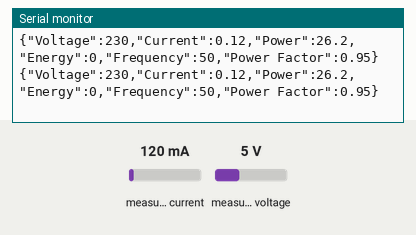
Bench run of a sketch on a simulated Arduino Uno, built with avr-gcc and run on an emulated ATmega328P. On the bench: the last lines printed to the serial monitor. Inputs (shaded band) come from the test bench; at power-on: measured current 120 mA, measured voltage 5 V.

Above: at 1.2 s.
1.3 s: measured current set to 40 mA
At 2.6 s:
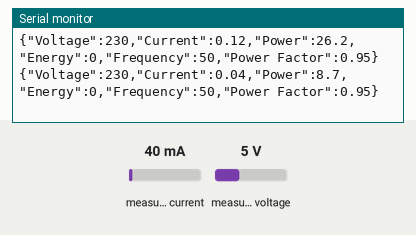
2.8 s: measured voltage set to 0.3 V
At 3.6 s:
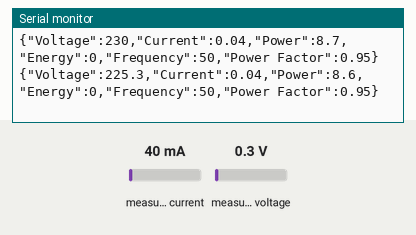
4.3 s: measured current set to 500 mA
At 5.2 s:
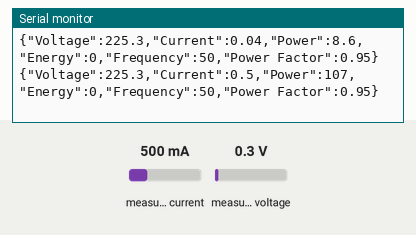
Timing chart, 0 to 7.3 s (numbered marks = the images above; inputs shaded):
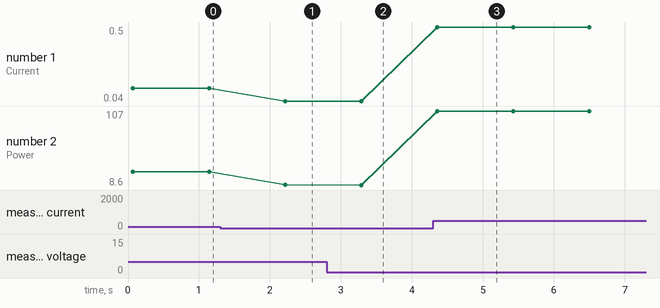

Measured:
- after the input at 1.3 s, the serial monitor: prints a new line after 0.91 s (image 1)
- after the input at 2.8 s, the serial monitor: prints a new line after 0.49 s (image 2)
- after the input at 4.3 s, the serial monitor: prints a new line after 0.06 s (image 3)
- plotted number 1: 0.12 → 0.04 after the input at 1.3 s, 0.04 → 0.5 after the input at 4.3 s
- plotted number 2: 26.2 → 8.7 after the input at 1.3 s, 8.7 → 8.6 after the input at 2.8 s, 8.6 → 107 after the input at 4.3 s

The sketch:

PZEMSoftwareSerial.ino
```cpp
// (licence header left out)
#include <PZEM004Tv30.h>
#include <SoftwareSerial.h>
#include <ArduinoJson.h>

#if defined(ESP32)
    #error "Software Serial is not supported on the ESP32"
#endif

/* Use software serial for the PZEM
 * Pin 12 Rx (Connects to the Tx pin on the PZEM)
 * Pin 13 Tx (Connects to the Rx pin on the PZEM)
*/
#if !defined(PZEM_RX_PIN) && !defined(PZEM_TX_PIN)
#define PZEM_RX_PIN 2
#define PZEM_TX_PIN 3
#endif


SoftwareSerial pzemSWSerial(PZEM_RX_PIN, PZEM_TX_PIN);
PZEM004Tv30 pzem(pzemSWSerial);

void setup() {
    /* Debugging serial */
    Serial.begin(115200);
}

void loop() {

    //Serial.print("Custom Address:");
    //Serial.println(pzem.readAddress(), HEX);

    // Read the data from the sensor
    float voltage = pzem.voltage();
    float current = pzem.current();
    float power = pzem.power();
    float energy = pzem.energy();
    float frequency = pzem.frequency();
    float pf = pzem.pf();

    // Check if the data is valid
    if(isnan(voltage)){
        Serial.println("Error reading voltage");
    } else if (isnan(current)) {
        Serial.println("Error reading current");
    } else if (isnan(power)) {
        Serial.println("Error reading power");
    } else if (isnan(energy)) {
        Serial.println("Error reading energy");
    } else if (isnan(frequency)) {
        Serial.println("Error reading frequency");
    } else if (isnan(pf)) {
        Serial.println("Error reading power factor");
    } else {

/*        // Print the values to the Serial console
        Serial.print("Voltage: ");      Serial.print(voltage);      Serial.println("V");
        Serial.print("Current: ");      Serial.print(current);      Serial.println("A");
        Serial.print("Power: ");        Serial.print(power);        Serial.println("W");
        Serial.print("Energy: ");       Serial.print(energy,3);     Serial.println("kWh");
        Serial.print("Frequency: ");    Serial.print(frequency, 1); Serial.println("Hz");
        Serial.print("PF: ");           Serial.println(pf);
    }
*/
    Serial.println();

        StaticJsonDocument<1000> doc;
          doc["Voltage"] = voltage;
          //Serial.println(percentage);
          doc["Current"] = current;
          //Serial.println(tdsValue,0);
          doc["Power"] = power;
          //Serial.println(Ph);
          doc["Energy"] = energy;
          //Serial.println(temperature);
          doc["Frequency"] = frequency;
          //Serial.println(percentage);
          doc["Power Factor"] = pf;
          serializeJson(doc,Serial); //print the json object named "doc" to the serial monitor inside the serial buffer
          delay(1000);
}
}
```
